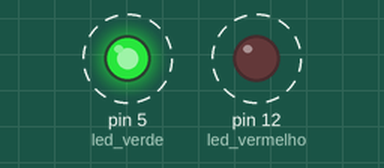
A sketch run on a simulated Arduino Uno, built with avr-gcc and run on an emulated ATmega328P. On the bench: output pins drawn as LEDs (lit = HIGH). Dashed ring = blinking.

Above: at 0.45 s.
Timing chart, 0 to 4.6 s (numbered marks = the images above):
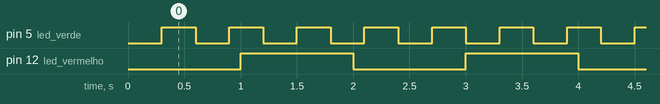

Measured:
- by itself, pin 5 (led_verde): alternates HIGH for 0.30 s and LOW for 0.30 s
- by itself, pin 12 (led_vermelho): alternates HIGH for 1.0 s and LOW for 1.0 s
- by itself, everything shown: repeats every 6.0 s, in 24 steps

The sketch:

ex1.ino
```cpp
int led_vermelho = 12;
int led_verde = 5;

unsigned long int tempo_atual = 0, tempo_anterior = 0, tempo_anterior1 = 0;


void setup() {
  Serial.begin(9600);
  pinMode(led_vermelho, OUTPUT);
  pinMode(led_verde, OUTPUT);
}

void loop() {


  if (millis() - tempo_anterior >= 1000) {
    digitalWrite(led_vermelho, !digitalRead(led_vermelho));


    tempo_anterior = millis();
  }

  if (millis() - tempo_anterior1 >= 300) {
    digitalWrite(led_verde, !digitalRead(led_verde));


    tempo_anterior1 = millis();
  }
}
```
